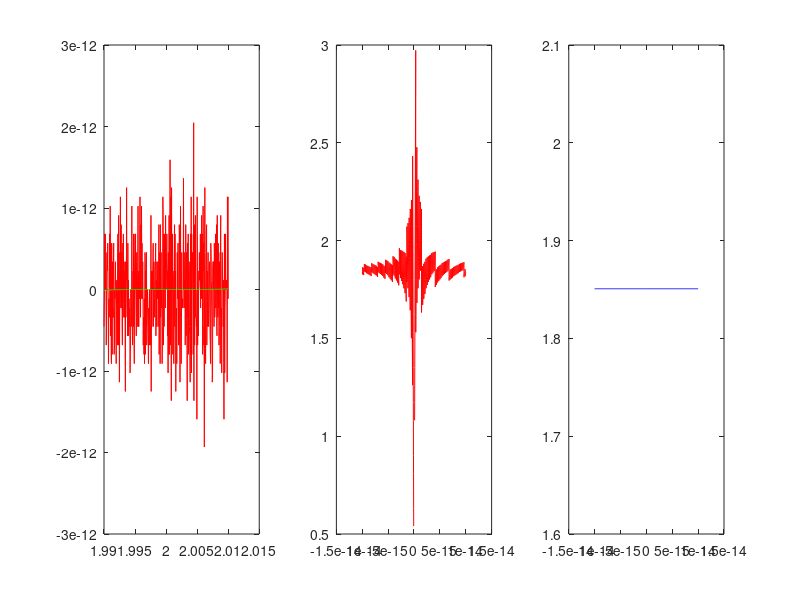

MATLAB code for this plot:
%Aufgabe a)
x=linspace(1.99,2.01,501);
f1=x.^7-14*x.^6+84*x.^5-280*x.^4+560*x.^3-672*x.^2+448*x-128;
f2=(x-2).^7;
subplot(1,3,1)
plot(x,f1,'r',x,f2,'g')

%Aufgabe b)
z=[-10^-14:10^-17:10^-14];
g=z./(sin(1+z)-sin(1));
subplot(1,3,2)
plot(z,g,'r')
%Nein, Berechnung des limes ist nicht stabil


%Aufgabe c)
g=z./(2*cos((2+z)/2).*sin(z/2));
subplot(1,3,3)
plot(z,g,'b')

%limes = 1.8508


